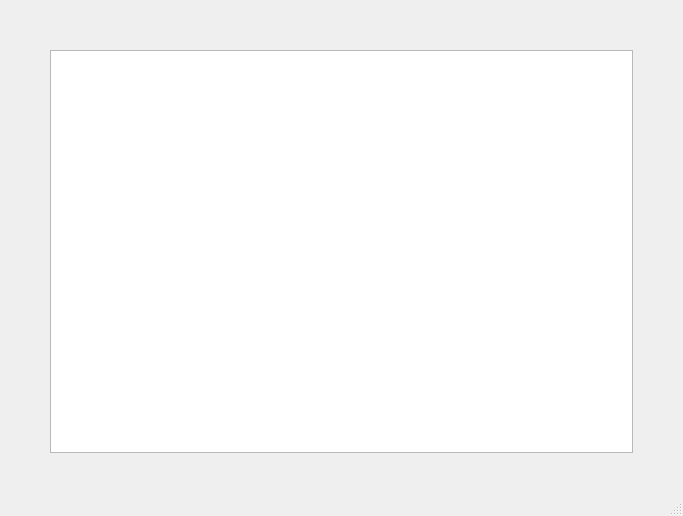
<?xml version="1.0" encoding="UTF-8"?>
<ui version="4.0">
 <class>MainWindow</class>
 <widget class="QMainWindow" name="MainWindow">
  <property name="geometry">
   <rect>
    <x>0</x>
    <y>0</y>
    <width>683</width>
    <height>516</height>
   </rect>
  </property>
  <property name="windowTitle">
   <string>MainWindow</string>
  </property>
  <widget class="QWidget" name="centralwidget">
   <widget class="QGraphicsView" name="graphicsView">
    <property name="geometry">
     <rect>
      <x>50</x>
      <y>50</y>
      <width>583</width>
      <height>403</height>
     </rect>
    </property>
   </widget>
  </widget>
  <widget class="QStatusBar" name="statusbar"/>
 </widget>
 <resources/>
 <connections/>
</ui>
